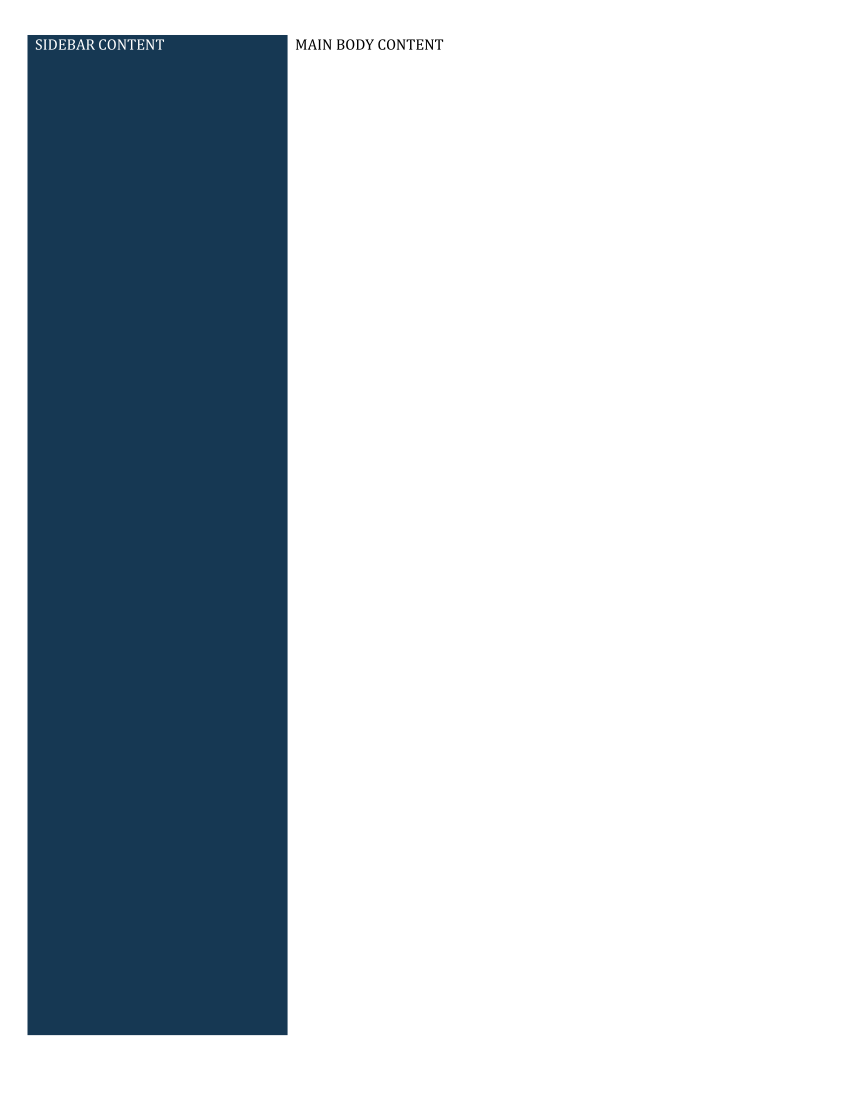

Write the Python code that produced this figure.
import os, sys, json
sys.path.insert(0, '.')
from docx import Document
from docx.shared import Inches, Pt, RGBColor
from docx.oxml import parse_xml
from docx.oxml.ns import nsdecls
import win32com.client
import pythoncom
import pypdfium2

sys.stdout.reconfigure(encoding='utf-8')

# Test trHeight atLeast
doc = Document()
for s in doc.sections:
    s.page_width = Inches(8.5)
    s.page_height = Inches(11.0)
    s.top_margin = Inches(0.35)
    s.bottom_margin = Inches(0.35)
    s.left_margin = Inches(0.35)
    s.right_margin = Inches(0.35)

tbl = doc.add_table(rows=1, cols=2)
trPr = tbl.rows[0]._tr.get_or_add_trPr()
trPr.append(parse_xml(r'<w:cantSplit %s/>' % nsdecls('w')))
# 10.2 inches = 10.2 * 1440 = 14688 dxa
trPr.append(parse_xml(r'<w:trHeight %s w:val="14400" w:hRule="atLeast"/>' % nsdecls('w')))

c_l = tbl.cell(0, 0)
c_r = tbl.cell(0, 1)
c_l.width = Inches(2.6)
c_r.width = Inches(5.2)

# Blue sidebar
shd = parse_xml(r'<w:shd %s w:fill="163853"/>' % nsdecls('w'))
c_l._tc.get_or_add_tcPr().append(shd)

p_l = c_l.paragraphs[0]
r_l = p_l.add_run("SIDEBAR CONTENT")
r_l.font.color.rgb = RGBColor(255, 255, 255)

p_r = c_r.paragraphs[0]
r_r = p_r.add_run("MAIN BODY CONTENT")

p_tail = doc.add_paragraph()
p_tail.paragraph_format.line_spacing = Pt(1)
p_tail.paragraph_format.space_before = Pt(0)
p_tail.paragraph_format.space_after = Pt(0)
r_t = p_tail.add_run()
r_t.font.size = Pt(1)

test_docx = os.path.abspath('scratch/test_trheight.docx')
test_pdf = os.path.abspath('scratch/test_trheight.pdf')
doc.save(test_docx)

pythoncom.CoInitialize()
word = win32com.client.DispatchEx("Word.Application")
try:
    word.Visible = False
    word.DisplayAlerts = 0
    wdoc = word.Documents.Open(test_docx)
    wdoc.SaveAs(test_pdf, FileFormat=17)
    wdoc.Close(SaveChanges=0)
finally:
    try:
        word.Quit()
    except Exception:
        pass
    del word
    pythoncom.CoUninitialize()

pdf = pypdfium2.PdfDocument(test_pdf)
print(f"Page count with trHeight 14400: {len(pdf)}")
pdf[0].render(scale=1.5).to_pil().save('scratch/test_trheight_page1.png')
print("Rendered scratch/test_trheight_page1.png")
